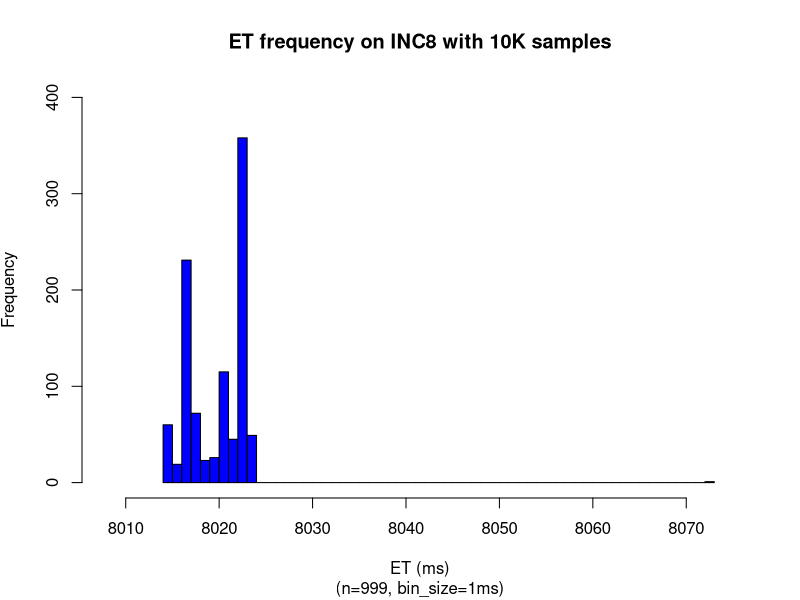

Write the R code that produced this figure. (Note: this script raises an error after producing the figure.)
### sodb9
numSamples <- 10000

x = read.csv(file="8_sec.dat",head=TRUE,sep="\t")
x <- subset(x, x$ITERNUM <= numSamples)
setEPS()
postscript("8_sec_et_hist_v5.eps")
binsize=1
x <- subset(x, x$ITERNUM != 27)
#x_up = mean(x$METIME) + 2*sd(x$METIME)
#x_dn = mean(x$METIME) - 2*sd(x$METIME)
#x = subset(x, x$METIME >= x_dn & x$METIME <= x_up)
nbins <- ceiling((max(x$METIME)-min(x$METIME)) / binsize)
h = hist(x$METIME, right=F, breaks=nbins,plot=F)
xmin <-min(x$METIME)
xmax <-max(x$METIME)
ymax <- max(h$counts)
ymax <- ceiling(ymax/100)*100
#ymax <- 150
plot(h, freq=TRUE,ylim=c(0,ymax), xlim=c(xmin-binsize-5,xmax+binsize+1),col="blue", main='ET frequency on INC8 with 10K samples', 
sub=paste("(n=",nrow(x),", bin_size=",binsize,"ms)",sep=""), 
xlab='ET (ms)', ylab=expression('Frequency'))
dev.off()

x = read.csv(file="8_sec.dat",head=TRUE,sep="\t")
x <- subset(x, x$ITERNUM <= numSamples)
setEPS()
postscript("8_sec_pt_hist_v5.eps")
x <- subset(x, x$ITERNUM != 27)
#x_up = mean(x$PRTIME) + 2*sd(x$PRTIME)
#x_dn = mean(x$PRTIME) - 2*sd(x$PRTIME)
x = subset(x, x$PRTIME >= x_dn & x$PRTIME <= x_up)
h = hist(x$PRTIME, right=F,breaks=max(x$PRTIME)-min(x$PRTIME)+1,plot=F)
ymax <- max(h$counts)
ymax <- ceiling(ymax/100)*100
#ymax <- 100
binsize=1
plot(h, ylim=c(0,ymax), axes = TRUE,freq=TRUE,xlim=c(min(x$PRTIME)-4,max(x$PRTIME)+4),col="green", main='PT frequency on INC8 with 10K samples', 
sub=paste("(n=",nrow(x),", bin_size=",binsize,"ms)",sep=""), 
xlab='PT (ms)', ylab=expression('Frequency'))
dev.off()
